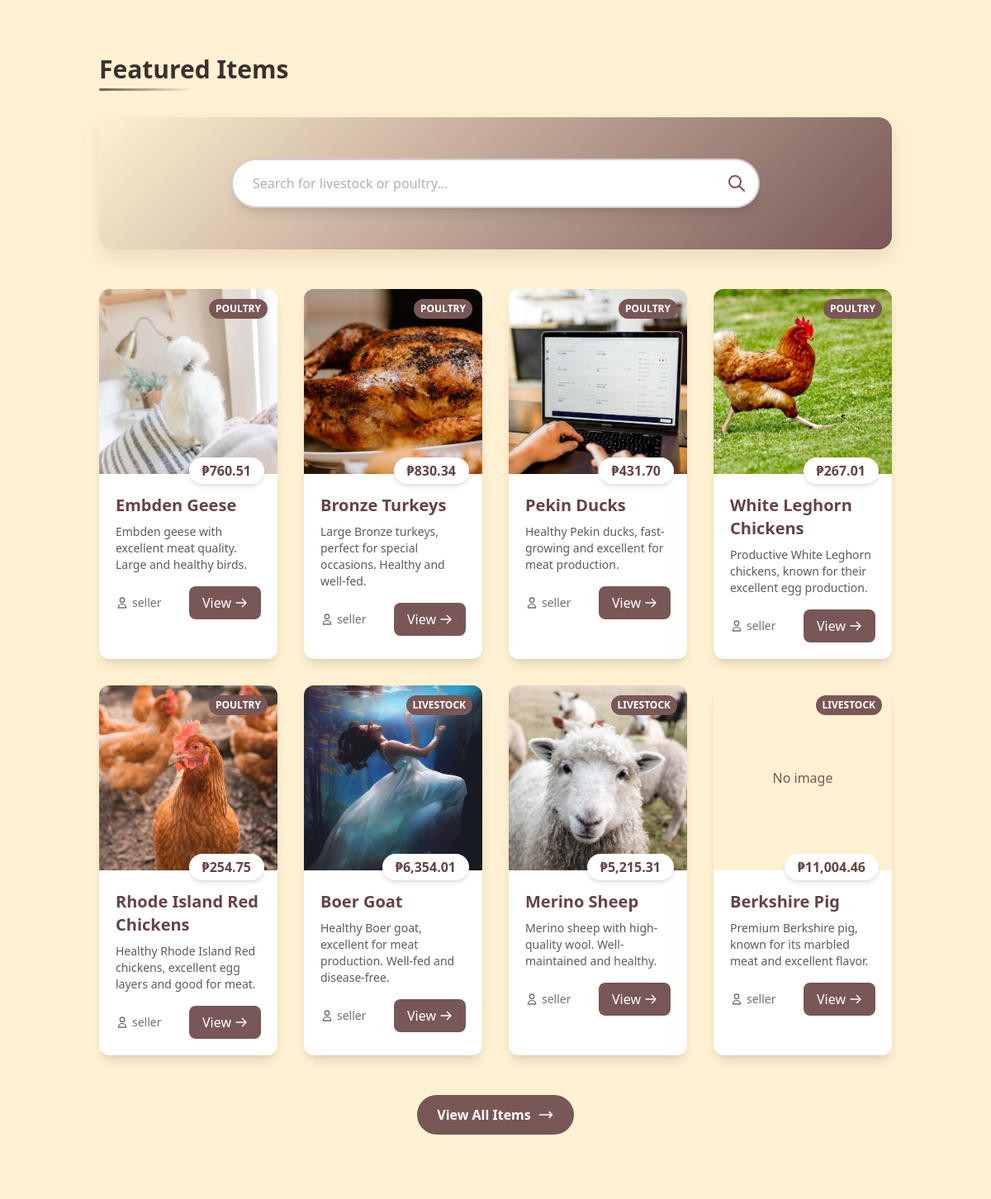
The page / (signed in, middle part) on the database as committed earlier.
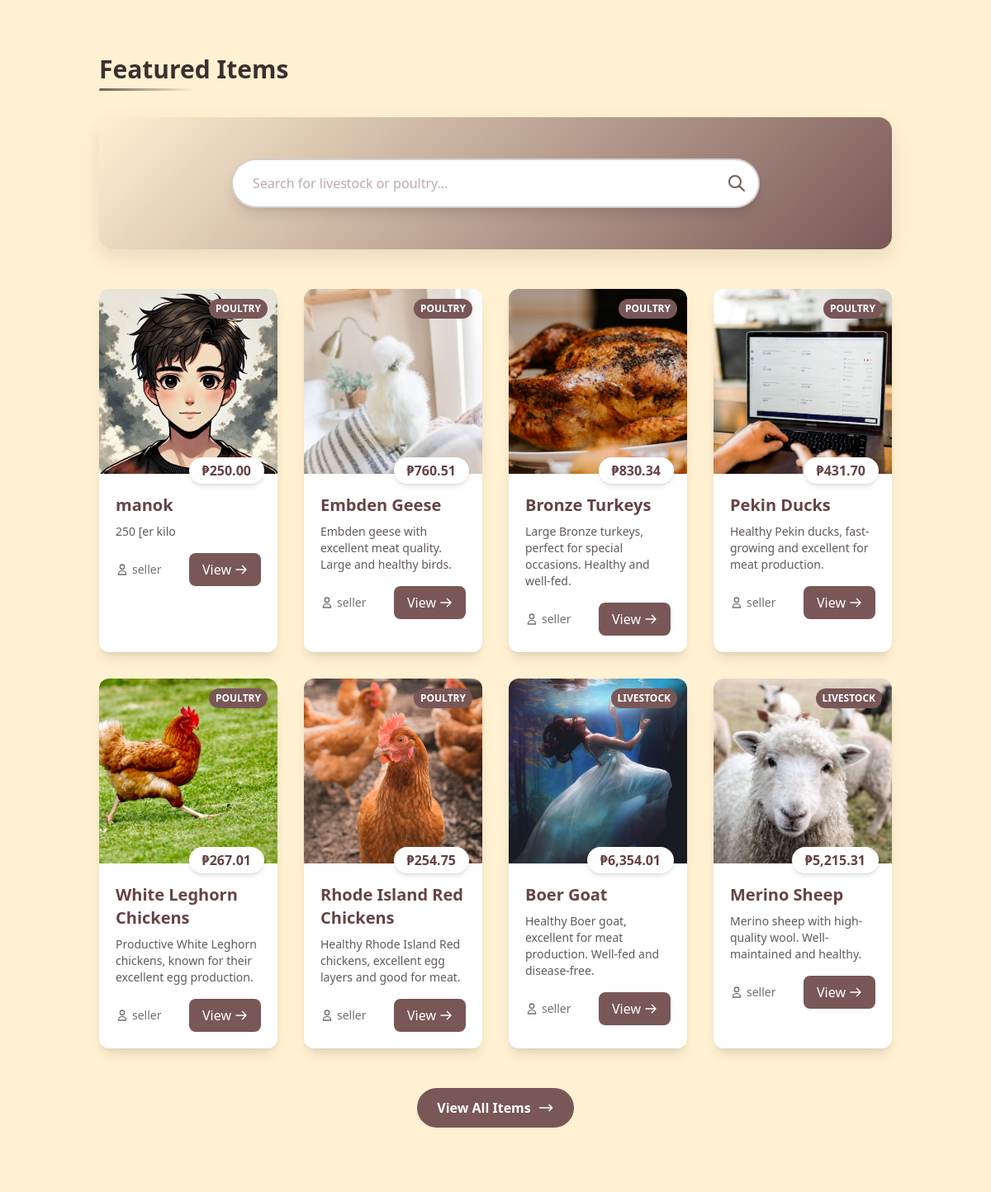
The same page on the database as committed later.
### marketplace/models.py (models this page shows, shortened)
class Item(models.Model):
    SELL_CATEGORY = (
        ('livestock', 'Livestock'),
        ('poultry', 'Poultry'),
    )
    seller = models.ForeignKey(User, on_delete=models.CASCADE, limit_choices_to={'is_seller': True})
    name = models.CharField(max_length=100)
    description = models.TextField()
    category = models.CharField(max_length=10, choices=SELL_CATEGORY)
    price = models.DecimalField(max_digits=10, decimal_places=2)
    available = models.BooleanField(default=True)
    image = models.ImageField(upload_to='item_images/', blank=True, null=True)
    created_at = models.DateTimeField(auto_now_add=True)
    def get_category_display(self):
        return dict(self.SELL_CATEGORY).get(self.category, self.category)

class User(AbstractUser):
    is_seller = models.BooleanField(default=False)
    is_buyer = models.BooleanField(default=False)
    is_approved = models.BooleanField(default=False, help_text="Indicates whether the user has been approved by an admin")
    profile_image = models.ImageField(upload_to='profile_images/', blank=True, null=True)
    phone_number = models.CharField(max_length=15, blank=True, null=True)
    address = models.CharField(max_length=255, blank=True, null=True)
    city = models.CharField(max_length=100, blank=True, null=True)
    business_name = models.CharField(max_length=100, blank=True, null=True)
    business_id = models.CharField(max_length=50, blank=True, null=True)
    terms_agreed = models.BooleanField(default=False)
    terms_agreed_date = models.DateTimeField(blank=True, null=True)

### marketplace/views.py (the view)
# urls.py: 2. Add a URL to urlpatterns:  path('', views.home, name='home')
def home(request):
    items = Item.objects.filter(available=True).order_by('-created_at')[:8]
    return render(request, 'home.html', {'items': items})

### marketplace/context_processors.py (called while the page is built, shortened)
def cart_processor(request):
    return {
        'active_cart': None,
        'cart': None,
        'cart_quantity': 0
    }

def notification_processor(request):
    if request.user.is_authenticated and request.user.is_seller:
        unread_count = Notification.objects.filter(recipient=request.user, read=False).count()
        recent_notifications = Notification.objects.filter(recipient=request.user).order_by('-created_at')[:5]
        return {
            'unread_notifications_count': unread_count,
            'recent_notifications': recent_notifications
        }
    return {
        'unread_notifications_count': 0,
        'recent_notifications': []
    }

### marketplace/templatetags/currency_filters.py (called while the page is built)
@register.filter(name='currency')
def currency(value):
    if value is None:
        return "₱0.00"
    try:
        value = Decimal(str(value))
        formatted_value = '{:,.2f}'.format(value)
        return f"₱{formatted_value}"
    except (ValueError, TypeError):
        return "₱0.00"

### templates/home.html (shortened to what the changed rows need)
{% extends 'base.html' %}
{% load currency_filters %}
{% load static %}
{% block content %}
<div class="space-y-8">
    {% if items %}
    <section class="py-12 bg-agri-cream/30 rounded-3xl my-12">
        <div class="container mx-auto px-4">
            <h2 class="section-title text-3xl font-bold text-agri-brown-darker text-center mb-8">Featured Items</h2>
            <div id="featured-items-container" class="grid grid-cols-1 sm:grid-cols-2 md:grid-cols-3 lg:grid-cols-4 gap-8">
                {% for item in items %}
                <div class="group bg-white rounded-xl shadow-lg overflow-hidden hover:shadow-2xl transition-all duration-500 transform hover:-translate-y-2 featured-item"
                     data-name="{{ item.name|lower }}"
                     data-category="{{ item.category|lower }}"
                     data-description="{{ item.description|lower }}"
                     data-seller="{{ item.seller.username|lower }}">
                    <div class="relative">
                        {% if item.image %}
                        <div class="overflow-hidden h-56">
                            <img src="{{ item.image.url }}" alt="{{ item.name }}" class="w-full h-full object-cover transform transition-transform duration-700 group-hover:scale-110">
                        </div>
                        {% else %}
                        <div class="w-full h-56 bg-agri-cream flex items-center justify-center">
                            <span class="text-agri-brown">No image</span>
                        </div>
                        {% endif %}
                        <div class="absolute top-3 right-3 bg-agri-brown text-white text-xs uppercase font-bold py-1 px-2 rounded-full">
                            {{ item.get_category_display }}
                        </div>
                        <div class="absolute -bottom-3 right-4 bg-white shadow-md rounded-full py-1 px-4 text-agri-brown-dark font-bold">
                            {{ item.price|currency }}
                        </div>
                    </div>
                    <div class="p-5 pt-6">
                        <h3 class="text-xl font-bold mb-2 text-agri-brown-dark group-hover:text-agri-brown transition-colors duration-300">{{ item.name }}</h3>
                        <p class="text-agri-brown-darker/80 mb-4 text-sm">{{ item.description|truncatechars:80 }}</p>
                        <div class="flex justify-between items-center mt-auto">
                            <div class="flex items-center text-sm text-agri-brown-darker/70">
                                <svg xmlns="http://www.w3.org/2000/svg" class="h-4 w-4 mr-1" fill="none" viewBox="0 0 24 24" stroke="currentColor">
                                    <path stroke-linecap="round" stroke-linejoin="round" stroke-width="2" d="M16 7a4 4 0 11-8 0 4 4 0 018 0zM12 14a7 7 0 00-7 7h14a7 7 0 00-7-7z" />
                                </svg>
                                {{ item.seller.username }}
                            </div>
                            <a href="{% url 'item_detail' item.id %}" class="bg-agri-brown text-white px-4 py-2 rounded-lg hover:bg-agri-brown-dark transition-colors duration-300 hover:shadow-md flex items-center">
                                <span>View</span>
                                <svg xmlns="http://www.w3.org/2000/svg" class="h-4 w-4 ml-1" fill="none" viewBox="0 0 24 24" stroke="currentColor">
                                    <path stroke-linecap="round" stroke-linejoin="round" stroke-width="2" d="M14 5l7 7m0 0l-7 7m7-7H3" />
                                </svg>
                            </a>
                        </div>
                    </div>
                </div>
                {% endfor %}
            </div>
        </div>
    </section>
    {% endif %}
</div>
{% endblock %}

Rows that differ between the two databases and show on the page:
no longer on this page (row unchanged): Item: image "No image", category "LIVESTOCK", price "₱11,004.46", name "Berkshire Pig", description "Premium Berkshire pig, known for its marbled meat and excellent flavor.", seller.username "seller"
added Item: image (picture), category "POULTRY", price "₱250.00", name "manok", description "250 [er kilo", seller.username "seller"
